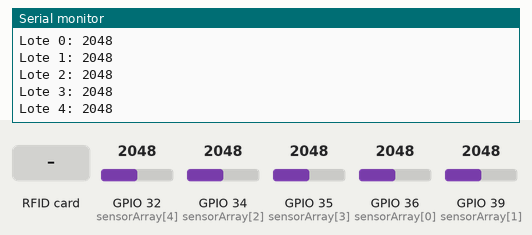
This sketch was run on a simulated ESP32. Parts: the last lines printed to the serial monitor. The test bench sets the inputs (shaded band); at power-on: GPIO 32 (sensorArray[4]) = 2048, GPIO 34 (sensorArray[2]) = 2048, GPIO 35 (sensorArray[3]) = 2048, GPIO 36 (sensorArray[0]) = 2048, GPIO 39 (sensorArray[1]) = 2048. WiFi joins after 1.5 s; servers stay silent unless stated; no MQTT or app messages arrive unless stated.

Above: at 2.8 s.
2.9 s: GPIO 32 (sensorArray[4]) set to 2866
At 4.0 s:
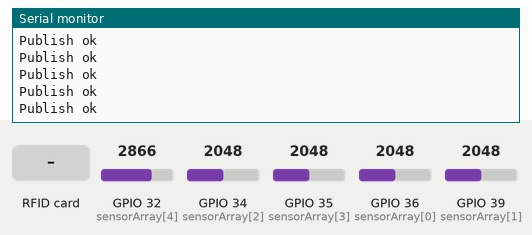
5.1 s: RFID card 41 87 40 42 held to the reader
7.2 s: RFID card D0 BB DE AB 62 24 held to the reader
9.2 s: GPIO 32 (sensorArray[4]) set to 1228
At 11.1 s:
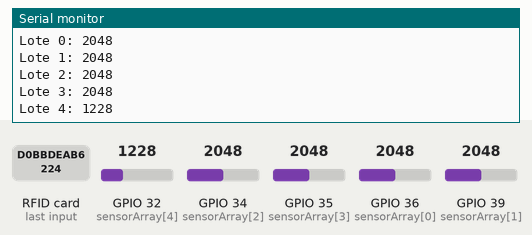
11.2 s: RFID card 5E 7A 19 C4 held to the reader
At 12.7 s:
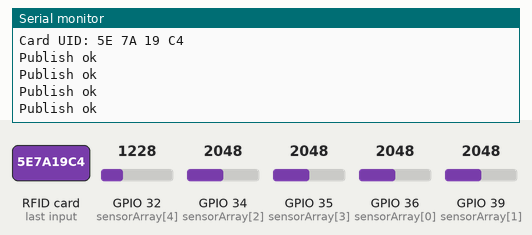
13.3 s: GPIO 34 (sensorArray[2]) set to 2866
At 14.7 s:
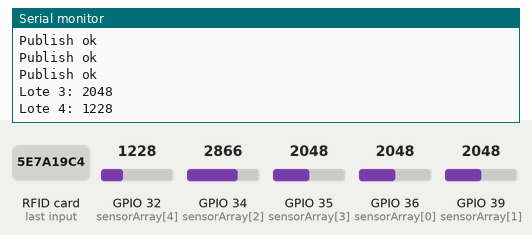
Timing chart, 0 to 15.8 s (numbered marks = the images above; inputs shaded):
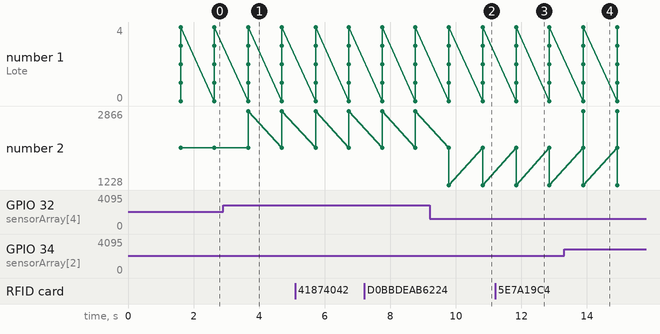

Measured:
- after the input at 2.9 s, the serial monitor: prints a new line after 0.76 s (image 1)
- after the input at 9.2 s, the serial monitor: prints a new line after 0.59 s (image 2)
- after the input at 11.2 s, the serial monitor: prints a new line after 0.65 s (image 3)
- after the input at 13.3 s, the serial monitor: prints a new line after 0.58 s (image 4)
- plotted number 2: 2048 → 2866 after the input at 2.9 s, 2866 → 1228 after the input at 9.2 s

The sketch:

IoT_Sprint2.ino
```cpp
//Libraries
#include <SPI.h>
#include <MFRC522.h>
#include <WiFi.h>
#include <WiFiClient.h>
#include <PubSubClient.h>

//Constants
#define SS_PIN 5
#define RST_PIN 0
#define parkingSize 5
#define sensorTH 2100

MFRC522 rfid = MFRC522(SS_PIN, RST_PIN);
byte rfid_token[4];
String tokenPub;

struct PLot{
  int lotNo;        // Número del lote de estacionamiento
  bool isFree;      // Esta ocupado o no
  String carID;     // Placa del carro asignado
};

PLot parking[parkingSize];
int sensorArray[parkingSize] = {36, 39, 34, 35, 32};
int sensorRead = 0;

 /********** Variables para la configuración de la conexión a la nube *************/
const char* ssid = "TP-Link_9BEC";
const char* password = "41874042";
#define ORG "1krrqi"
#define DEVICE_TYPE "ESP32"
#define DEVICE_ID "D0BBDEAB6224"
#define TOKEN "TTda@4QJrCYffo3oW2"
char server[] = ORG ".messaging.internetofthings.ibmcloud.com";
char pubTopic1[] = "iot-2/evt/status0/fmt/json";
char pubTopic2[] = "iot-2/evt/status1/fmt/json";
char authMethod[] = "use-token-auth";
char token[] = TOKEN;
char clientId[] = "d:" ORG ":" DEVICE_TYPE ":" DEVICE_ID;
WiFiClient wifiClient;
PubSubClient client(server, 1883, NULL, wifiClient);

void setup() {
  Serial.begin(115200);

  SPI.begin();
  rfid.PCD_Init();
  setupLots();

  // Setup de la conexión a internet y a la nube
  WiFi.begin(ssid, password);
  while (WiFi.status() != WL_CONNECTED) {
    delay(500);
    Serial.print(".");
  }
  Serial.println("");

  Serial.print("WiFi connected, IP address: ");
  Serial.println(WiFi.localIP());

  if (!client.connected()) {
    Serial.print("Reconnecting client to ");
    Serial.println(server);
    while (!client.connect(clientId, authMethod, token)) {
      Serial.print(".");
      delay(500);
    }
    Serial.println("Bluemix connected");
  }
}

void loop() {
  client.loop();
  sensorReadLoop();
  readRFID();

  delay(1000);
}


// Esta función estara detectando si hay una lectura de RFID periodicamente
void readRFID(){
  // Revisamos si hay nuevas tarjetas  presentes
  if ( rfid.PICC_IsNewCardPresent()) {
    //Seleccionamos una tarjeta
    if ( rfid.PICC_ReadCardSerial()) {
      // Enviamos serialemente su UID
      Serial.print("Card UID:");
      for (byte i = 0; i < rfid.uid.size; i++) {
        Serial.print(rfid.uid.uidByte[i] < 0x10 ? " 0" : " ");
        Serial.print(rfid.uid.uidByte[i], HEX);
        rfid_token[i] = rfid.uid.uidByte[i];
      }
      Serial.println();
      publishStatusRFID();
      // Terminamos la lectura de la tarjeta  actual
      rfid.PICC_HaltA();
    }
  }
}

// Función para enviar el estado de los estacionamientos a la nube
void publishStatusRFID(){
  String payload = "{\"d\":{\"Name\":\"" DEVICE_ID "\"";
         payload += ",\"rfid0\":";
         payload += rfid_token[0];
         payload += "}}";

  if (client.publish(pubTopic1, (char*) payload.c_str())) {
    Serial.println("Publish ok");
  } else {
    Serial.println("Publish failed");
  }

         payload = "{\"d\":{\"Name\":\"" DEVICE_ID "\"";
         payload += ",\"rfid1\":";
         payload += rfid_token[1];
         payload += "}}";

  if (client.publish(pubTopic1, (char*) payload.c_str())) {
    Serial.println("Publish ok");
  } else {
    Serial.println("Publish failed");
  }

         payload = "{\"d\":{\"Name\":\"" DEVICE_ID "\"";
         payload += ",\"rfid2\":";
         payload += rfid_token[2];
         payload += "}}";

  if (client.publish(pubTopic1, (char*) payload.c_str())) {
    Serial.println("Publish ok");
  } else {
    Serial.println("Publish failed");
  }

         payload = "{\"d\":{\"Name\":\"" DEVICE_ID "\"";
         payload += ",\"rfid3\":";
         payload += rfid_token[3];
         payload += "}}";

  if (client.publish(pubTopic1, (char*) payload.c_str())) {
    Serial.println("Publish ok");
  } else {
    Serial.println("Publish failed");
  }
}

void setupLots(){
  for(int i = 0; i < parkingSize; i++){
    parking[i].lotNo = i;
    parking[i].isFree = true;
  }
}

// Esta función realiza un barrido a los sensores para ver el status
void sensorReadLoop(){
  for(int i = 0; i < parkingSize; i++){
    sensorRead = analogRead(sensorArray[i]);
    Serial.println("Lote " + String(i, DEC) + ": " + sensorRead);
    // Límites de la medición del sensor
    if(sensorRead > sensorTH && parking[i].isFree == true){
      usingLot(i, tokenPub);
    } else if(sensorRead < sensorTH && parking[i].isFree == false){
      freeLot(i);
    }
  }
}

// Función para marcar un lote como ocupado
void usingLot(int lot, String carID){
  parking[lot].isFree = false;
  parking[lot].carID = carID;
  Serial.println("El auto con placas: " + carID + " ha tomado el lote No: " + lot);
  publishStatusLots();
}

// Función para marcar un lote como libre
void freeLot(int lot){
  parking[lot].isFree = true;
  parking[lot].carID = "";
  Serial.println("Se ha liberado el lote " + lot);
  publishStatusLots();
}

// Función para enviar el estado de los estacionamientos a la nube
void publishStatusLots(){
  String payload = "{\"d\":{\"Name\":\"" DEVICE_ID "\"";
         payload += ",\"lot0\":";
         payload += parking[0].isFree;
         payload += "}}";

  if (client.publish(pubTopic2, (char*) payload.c_str())) {
    Serial.println("Publish ok");
  } else {
    Serial.println("Publish failed");
  }

         payload = "{\"d\":{\"Name\":\"" DEVICE_ID "\"";
         payload += ",\"lot1\":";
         payload += parking[1].isFree;
         payload += "}}";

  if (client.publish(pubTopic2, (char*) payload.c_str())) {
    Serial.println("Publish ok");
  } else {
    Serial.println("Publish failed");
  }

         payload = "{\"d\":{\"Name\":\"" DEVICE_ID "\"";
         payload += ",\"lot2\":";
         payload += parking[2].isFree;
         payload += "}}";

  if (client.publish(pubTopic2, (char*) payload.c_str())) {
    Serial.println("Publish ok");
  } else {
    Serial.println("Publish failed");
  }

         payload = "{\"d\":{\"Name\":\"" DEVICE_ID "\"";
         payload += ",\"lot3\":";
         payload += parking[3].isFree;
         payload += "}}";

  if (client.publish(pubTopic2, (char*) payload.c_str())) {
    Serial.println("Publish ok");
  } else {
    Serial.println("Publish failed");
  }

         payload = "{\"d\":{\"Name\":\"" DEVICE_ID "\"";
         payload += ",\"lot4\":";
         payload += parking[4].isFree;
         payload += "}}";

  if (client.publish(pubTopic2, (char*) payload.c_str())) {
    Serial.println("Publish ok");
  } else {
    Serial.println("Publish failed");
  }
}
```
